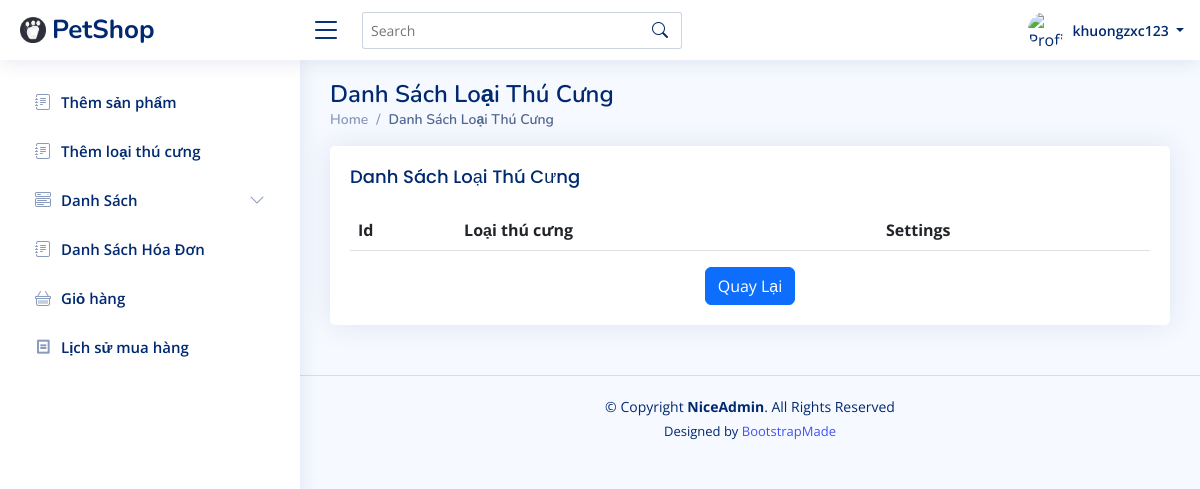
Page /?r=listcategory (signed in) on the earlier database version.
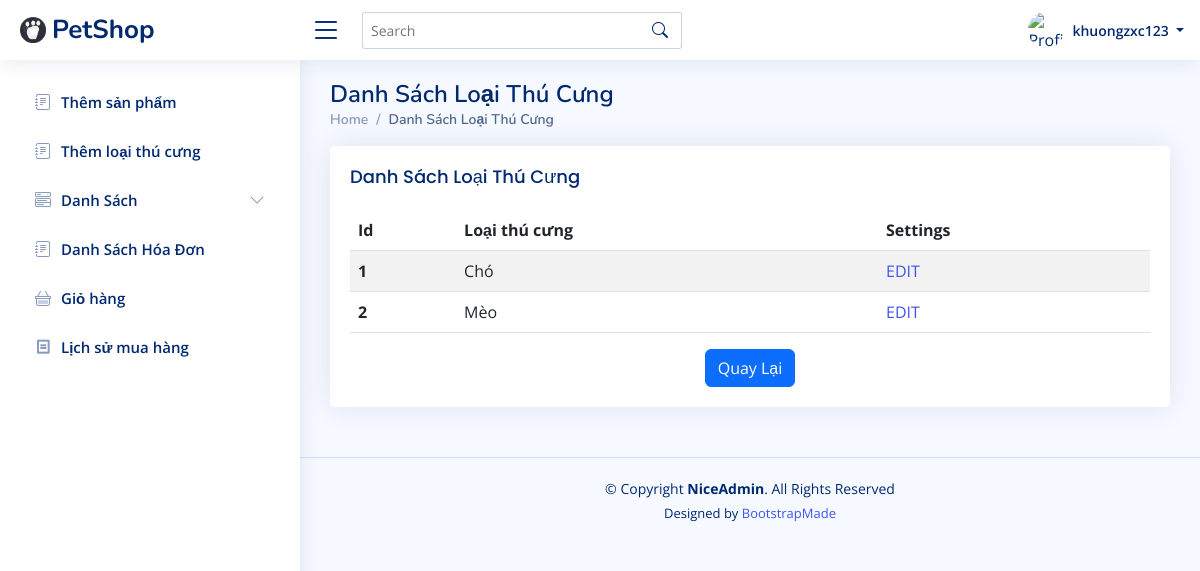
Same page on the later database version.
### tables this page shows
CREATE TABLE IF NOT EXISTS `category` (
  `Id` int NOT NULL AUTO_INCREMENT,
  `CateName` varchar(50) NOT NULL,
  PRIMARY KEY (`Id`)
);

### controllers/ProductController.php (called while the page is built, shortened)
<?php
require_once('configs/database.php');
require_once('models/Product.php');
class ProductController
{
  private $model;
  function __construct()
  {
    global $pdo;
    $this->model = new Product($pdo);
  }
  function listcategory()
  {
    $category = $this->model->getAllCategory();
    require_once('views/product/categorylist.php');
  }
}
?>

### models/Product.php (called while the page is built, shortened)
<?php
class Product
{
    private $db;
    function __construct($pdo)
    {
        $this->db = $pdo;
    }
    function getAllCategory(){
        $stmt = $this->db->prepare("select * from category");
        $stmt->execute();
        $danhSach = $stmt->fetchAll(PDO::FETCH_ASSOC);
        return $danhSach;
    }
}
?>

### views/product/categorylist.php (the view, shortened to what this page needs)
<?php
include_once('views/shares/header.php');
?>
<main id="main" class="main">
  <div class="pagetitle">
    <h1>Danh Sách Loại Thú Cưng</h1>
    <nav>
      <ol class="breadcrumb">
        <li class="breadcrumb-item"><a href="?r=/">Home</a></li>
        <li class="breadcrumb-item active">Danh Sách Loại Thú Cưng</li>
      </ol>
    </nav>
  </div>
  <div class="card">
    <div class="card-body">
      <h5 class="card-title">Danh Sách Loại Thú Cưng</h5>
      <table class="table table-striped">
        <thead>
          <tr>
            <th scope="col">Id</th>
            <th scope="col">Loại thú cưng</th>
            <th scope="col">Settings</th>
          </tr>
        </thead>
        <tbody>
          <?php
          foreach ($category as $item) {
            echo "<tr>";
            echo "<th scope='row'>" . $item['Id'] . "</th>";
            echo "<td scope='row'>" . $item['CateName'] . "</td>";
            echo "<td><a href='?r=editCategory&id=" . $item['Id'] . "'>EDIT</a></td>";
            echo "</tr>";
          }
          ?>
      </table>
      <div class="text-center">
        <button onclick="location.href='?r=/'" class="btn btn-primary">Quay Lại</button>
      </div>
    </div>
  </div>
</main>
<?php
include_once('views/shares/footer.php');
?>

Differences in the rows shown:
added category: Id "1", CateName "Chó"
added category: Id "2", CateName "Mèo"
